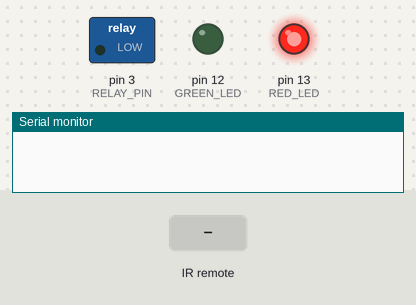
This sketch was run on a simulated Arduino Uno, built with avr-gcc and run on an emulated ATmega328P. On the bench: switched loads named in the sketch (green lamp = pin HIGH), output pins drawn as LEDs (lit = HIGH), the last lines printed to the serial monitor. The test bench sets the inputs (shaded band).

Above: at 1.2 s.
1.3 s: infrared code 0xFFC23D received
At 1.6 s:
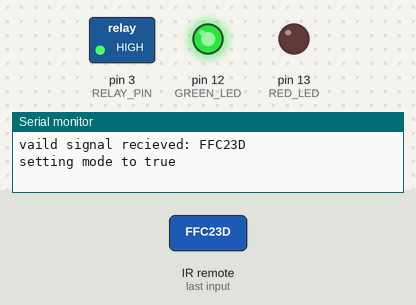
Timing chart, 0 to 4.3 s (numbered marks = the images above; inputs shaded):
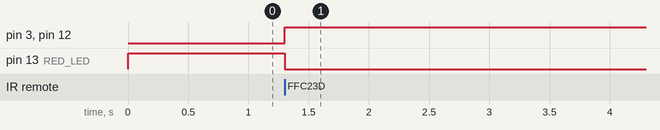

Measured:
- after the input at 1.3 s, pin 3 (RELAY_PIN), pin 12 (GREEN_LED): LOW → HIGH at once; pin 13 (RED_LED): HIGH → LOW at once

The sketch:

remote-control.ino
```cpp
#include <IRremote.h>

#define RECV_PIN 2
#define RELAY_PIN 3
#define RED_LED 13
#define GREEN_LED 12

#define USELESS_VALUE 0xFFFFFFFF
#define PLAY_BUTTON 0xFFC23D

IRrecv irrecv(RECV_PIN);
decode_results results;

bool powerStatus = false;

void reverseMode()
{
  if (powerStatus == false)
    {
      Serial.println("setting mode to true");
      digitalWrite(GREEN_LED, HIGH);
      digitalWrite(RED_LED, LOW);
      digitalWrite(RELAY_PIN, HIGH);
      powerStatus = true;
    } else {
      Serial.println("setting mode to false");
      digitalWrite(GREEN_LED, LOW);
      digitalWrite(RED_LED, HIGH);
      digitalWrite(RELAY_PIN, LOW);
      powerStatus = false;
    }
    return;
}

void setup()
{
  pinMode(RED_LED, OUTPUT);
  pinMode(GREEN_LED, OUTPUT);
  pinMode(RELAY_PIN, OUTPUT);

  digitalWrite(GREEN_LED, LOW);
  digitalWrite(RED_LED, HIGH);

  Serial.begin(9600);
  irrecv.enableIRIn(); // Start the receiver
}

void loop() {
  if (irrecv.decode(&results))
  {
    if (results.value != USELESS_VALUE)
    {

      Serial.print("vaild signal recieved: ");
      Serial.println(results.value, HEX);

      if (results.value == PLAY_BUTTON)
      {
        reverseMode();
      }
    }
    irrecv.resume();
  }
}
```
